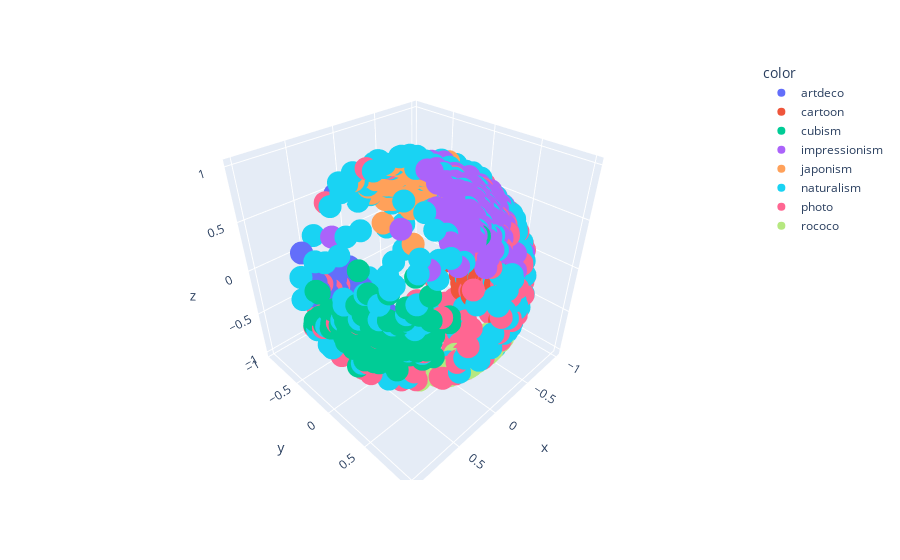

Notebook cell for this chart:
### Code cell
fig = px.scatter_3d(
    x=Z.x,
    y=Z.y,
    z=Z.z,
    color=df["true"]
)

fig.show()
